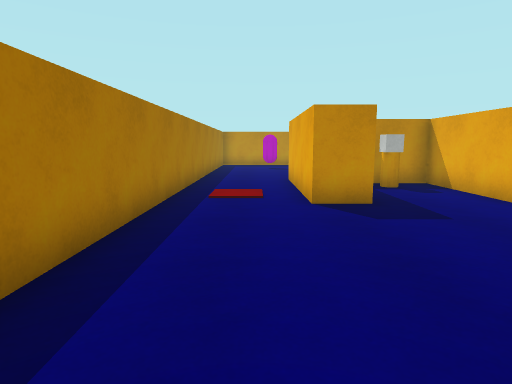
View 1 (above)

17 first-person views from a walk through a scene from a Unity 3-D project. The camera is 1.2 m above the floor, tilts 8° down and sees 75° across. Doors are open. The floor is counted in squares, 1 m on a side. Each view is taken from the middle of a square. On the plan, view 1 faces up. The plan holds only what a view shows up to about 14 squares ahead; the rest is blank. The player character is not drawn. Surface patterns are stand-ins for the level's own textures.

View 2
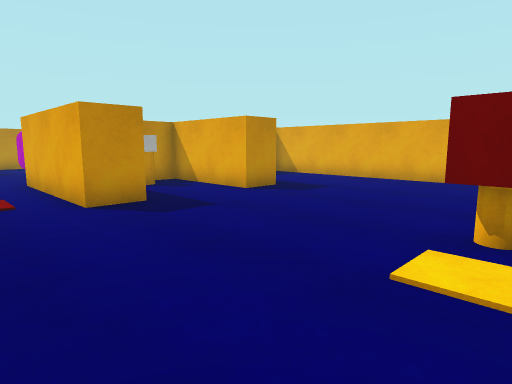

View 3
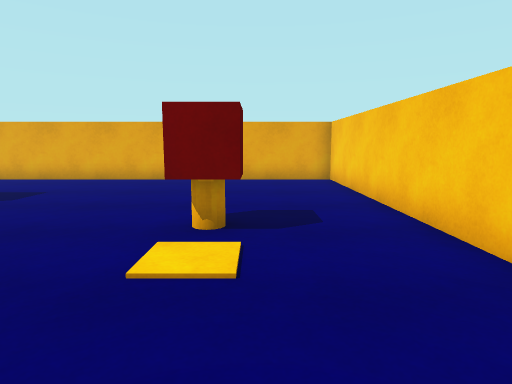

View 4
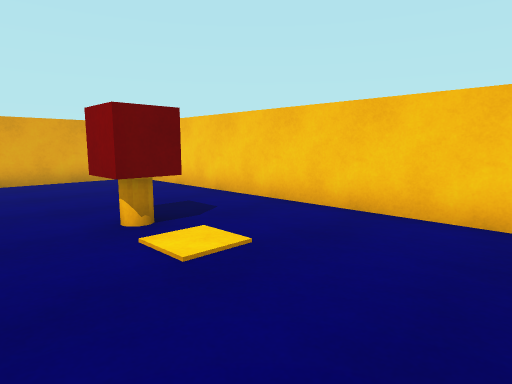

View 5
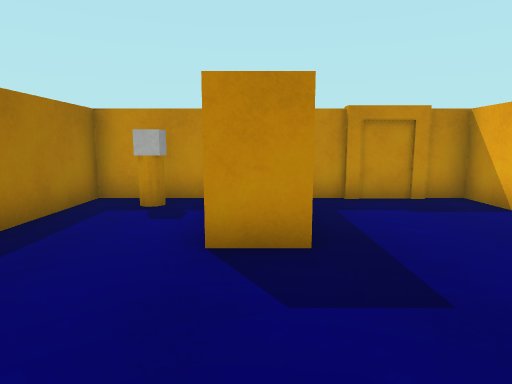

View 6
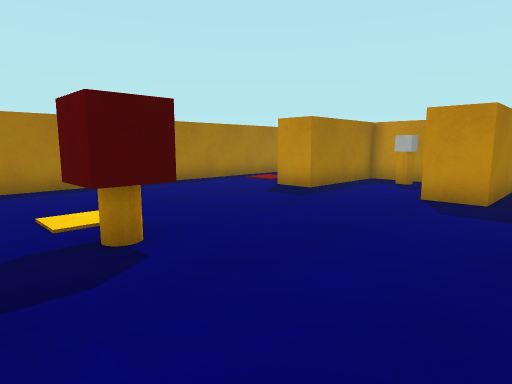

View 7
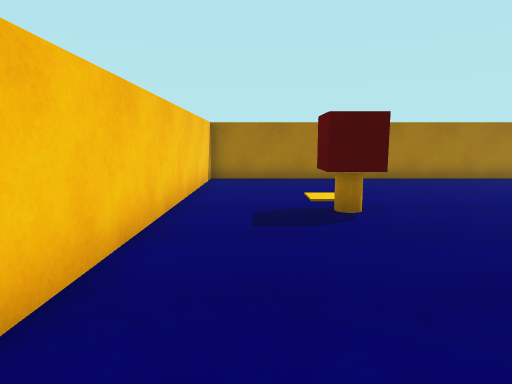

View 8
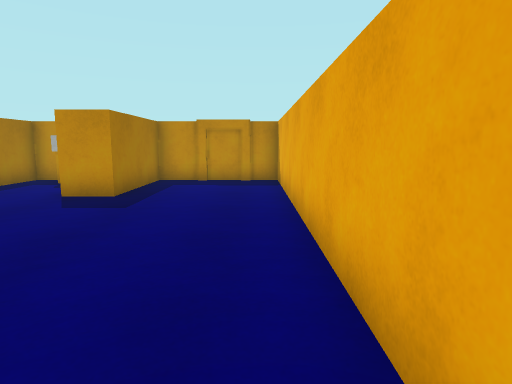

View 9
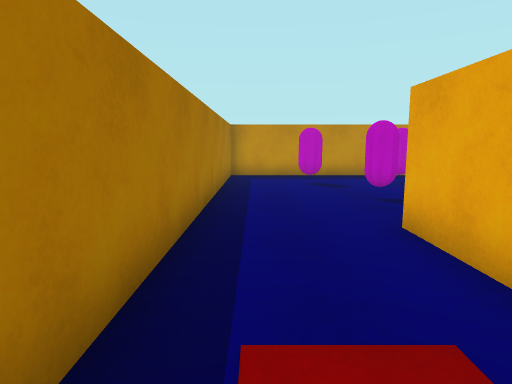

View 10
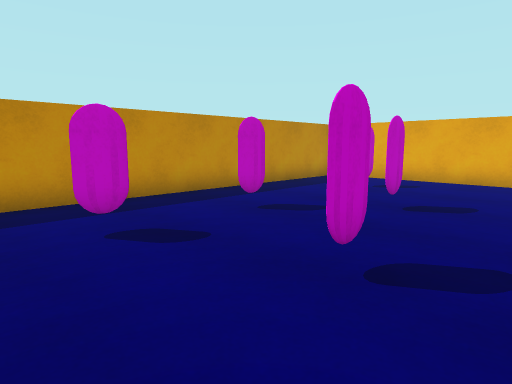

View 11
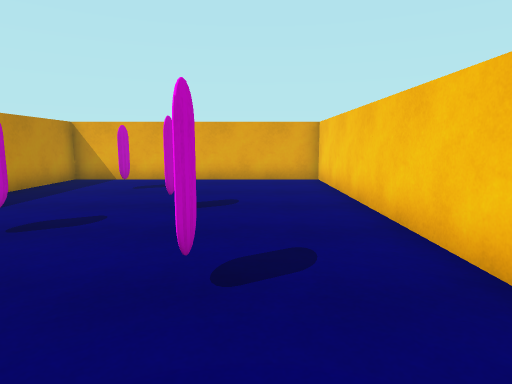

View 12
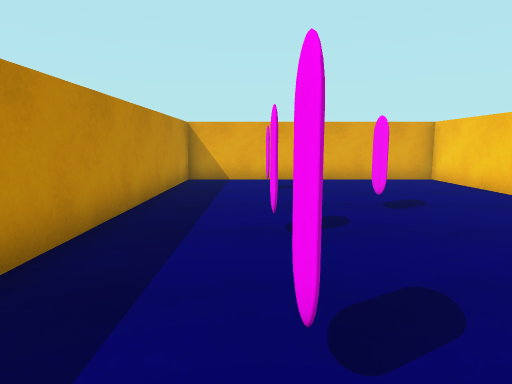

View 13
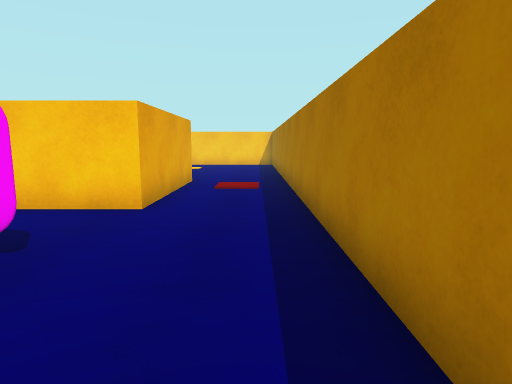

View 14
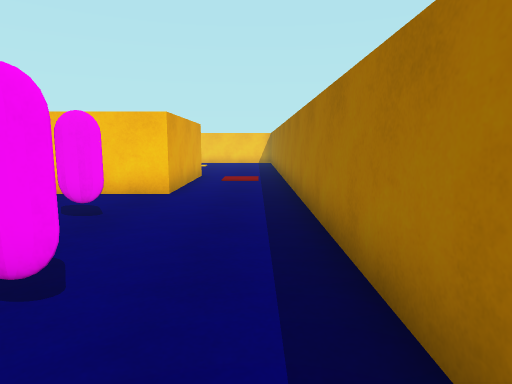

View 15
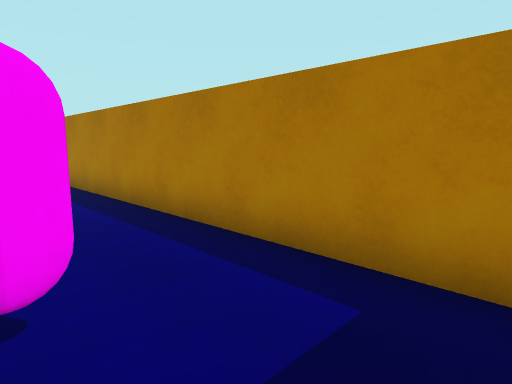

View 16
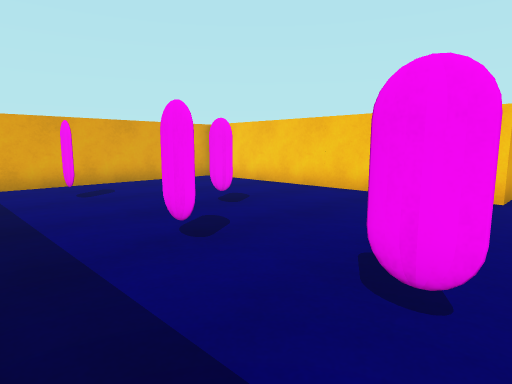

View 17
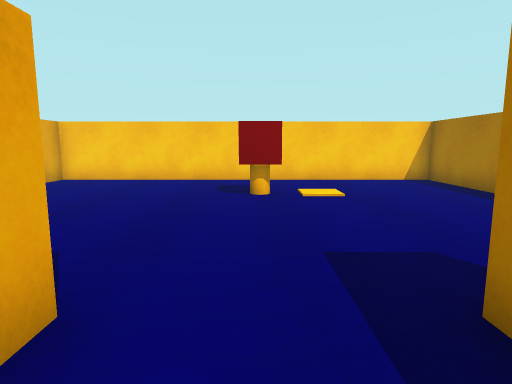

### Floor plan
Ten units are one square. View 1 is at (0, 0); x grows to the right and y downward. Boxes are objects, and circles mark ways between rooms. Rooms are numbered by the first view taken in them; rooms with no view inside come last. Other rooms are left out.
<svg viewBox="-25 -209 138 240">
<path fill="none" stroke="#000" d="M24 -68 12 -68 12 -118M67 -105 67 -68 54 -68M-20 -109 -20 26 108 26 108 -105 98 -105M51 -157 57 -157M55 -156 50 -156M39 -176 33 -176M33 -178 38 -178M21 -145 15 -146M16 -146 21 -147M11 -177 4 -177M4 -178 9 -178M3 -177 7 -178M81 -177 86 -177M86 -175 81 -175M12 -118 108 -118 108 -204 -20 -204 -20 -109M54 -68 54 -105 24 -105 24 -68"/>
<rect x="35" y="-5" width="10" height="10" fill="#bbb"><title>other object</title></rect>
<rect x="35" y="-15" width="10" height="10" fill="#bbb"><title>cylinder</title></rect>
<rect x="75" y="-115" width="10" height="10" fill="#bbb"><title>elevator</title></rect>
<rect x="35" y="-105" width="10" height="10" fill="#bbb"><title>cylinder</title></rect>
<rect x="45" y="-105" width="10" height="10" fill="#bbb"><title>cube</title></rect>
<circle cx="-5" cy="-110" r="3" fill="#2a7"/>
<circle cx="40" cy="-75" r="3" fill="#2a7"/>
<text x="50" y="-30">1</text>
<text x="40" y="-160">2</text>
<text x="40" y="-100">3</text>
</svg>
Room 1 opens to room 2. Room 1 opens to room 3.

Where each view was taken, in squares from view 1:
view 1: 0 up, 0 right, facing up
view 2: 0 up, 1 left, facing up-right
view 3: 0 up, 1 left, facing right
view 4: 3 up, 1 left, facing down-right
view 5: 3 up, 6 right, facing up
view 6: 1 down, 8 right, facing up-left
view 7: 1 down, 10 right, facing left
view 8: 1 down, 10 right, facing up
view 9: 7 up, 1 left, facing up
view 10: 13 up, 1 left, facing up-right
view 11: 14 up, 1 left, facing right
view 12: 18 up, 1 left, facing right
view 13: 18 up, 1 left, facing down
view 14: 20 up, 1 left, facing down
view 15: 20 up, 1 right, facing down-left
view 16: 20 up, 0 right, facing down-right
view 17: 9 up, 4 right, facing down
